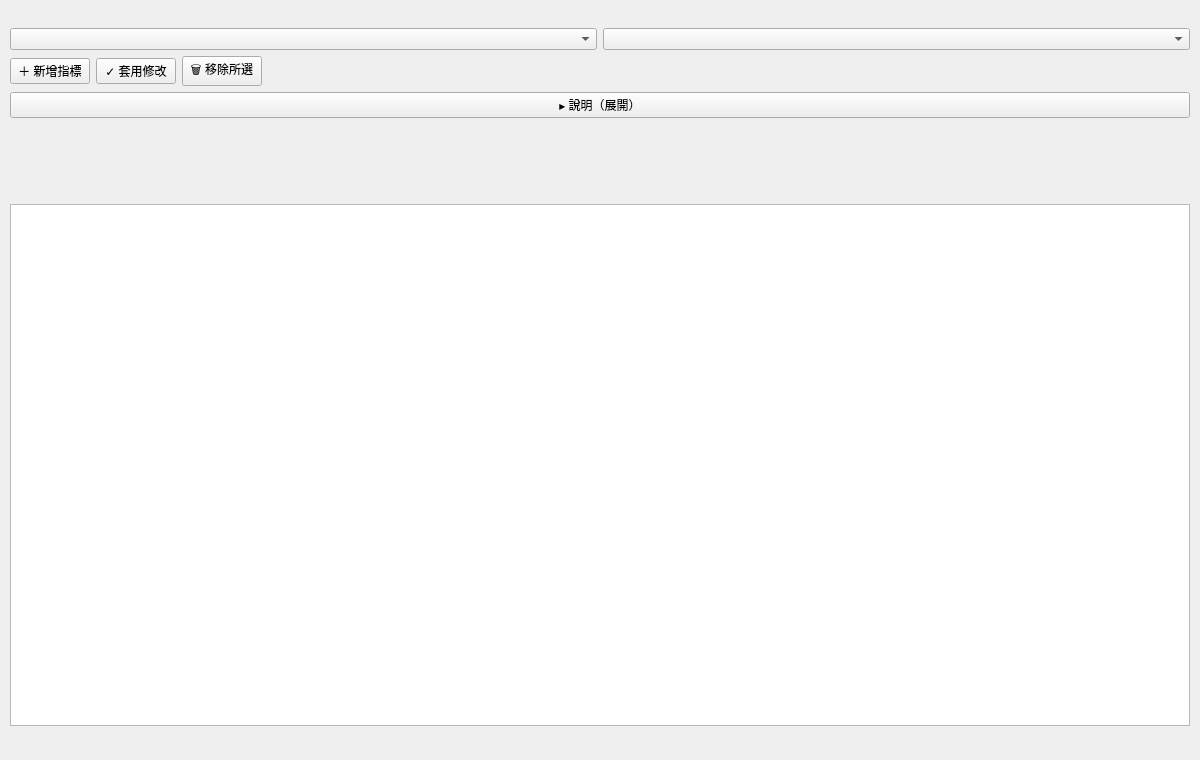
<?xml version="1.0" encoding="UTF-8"?>
<ui version="4.0">
 <class>IndicatorsPage</class>
 <widget class="QWidget" name="indicators_page">
  <property name="geometry">
   <rect>
    <x>0</x>
    <y>0</y>
    <width>1200</width>
    <height>760</height>
   </rect>
  </property>
  <layout class="QVBoxLayout" name="pageLayout">
   <property name="leftMargin"><number>10</number></property>
   <property name="topMargin"><number>8</number></property>
   <property name="rightMargin"><number>10</number></property>
   <property name="bottomMargin"><number>8</number></property>
   <property name="spacing"><number>6</number></property>
   <!-- 頁級使用說明（文案屬 i18n → indicators_page.py _TEXT）：新增／套用修改／說明的流程 -->
   <item>
    <widget class="QLabel" name="ind_page_note">
     <property name="sizePolicy">
      <sizepolicy hsizetype="Expanding" vsizetype="Preferred">
       <horstretch>0</horstretch><verstretch>0</verstretch>
      </sizepolicy>
     </property>
     <property name="wordWrap"><bool>true</bool></property>
     <property name="text"><string/></property>
    </widget>
   </item>
   <!-- 頂欄：類型 / 位置 combo。兩邊嘅內容全部屬資料（類型 = INDICATOR_DEFS、位置 = 該類型准入
        positions），由 indicators_page.py 即時填 → 呢度只留控件同排版 -->
   <item>
    <layout class="QHBoxLayout" name="topRow">
     <property name="spacing"><number>6</number></property>
     <item>
      <widget class="QComboBox" name="ind_def_combo"/>
     </item>
     <item>
      <widget class="QComboBox" name="ind_pos_combo"/>
     </item>
    </layout>
   </item>
   <!-- 參數列（label + SpinBox/QDoubleSpinBox/CheckBox，objectName ind_paramlbl_<key> / ind_param_<key>）
        由 _rebuild_param_row 按 INDICATOR_DEFS[類型].params 填進 paramSlot
        （參數數量屬資料；一行排版、間距先屬排版 → Designer 可調） -->
   <item>
    <layout class="QHBoxLayout" name="paramSlot">
     <property name="spacing"><number>6</number></property>
    </layout>
   </item>
   <item>
    <layout class="QHBoxLayout" name="btnRow">
     <property name="spacing"><number>6</number></property>
     <item>
      <widget class="QPushButton" name="ind_add_btn">
       <property name="text"><string>＋ 新增指標</string></property>
      </widget>
     </item>
     <item>
      <widget class="QPushButton" name="ind_save_btn">
       <property name="text"><string>✓ 套用修改</string></property>
      </widget>
     </item>
     <item>
      <widget class="QPushButton" name="ind_remove_btn">
       <property name="text"><string>🗑 移除所選</string></property>
      </widget>
     </item>
     <item>
      <spacer name="btnStretch">
       <property name="orientation"><enum>Qt::Orientation::Horizontal</enum></property>
       <property name="sizeType"><enum>QSizePolicy::Policy::Expanding</enum></property>
       <property name="sizeHint" stdset="0"><size><width>40</width><height>20</height></size></property>
      </spacer>
     </item>
    </layout>
   </item>
   <!-- 可摺疊詳情：掣永遠喺度（預設收起由 code 控制 = 狀態，唔屬排版） -->
   <item>
    <widget class="QPushButton" name="ind_detail_toggle">
     <property name="text"><string>▸ 說明（展開）</string></property>
    </widget>
   </item>
   <item>
    <widget class="QWidget" name="ind_detail_panel">
     <layout class="QVBoxLayout" name="detailLayout">
      <property name="leftMargin"><number>6</number></property>
      <property name="topMargin"><number>4</number></property>
      <property name="rightMargin"><number>6</number></property>
      <property name="bottomMargin"><number>4</number></property>
      <property name="spacing"><number>2</number></property>
      <item>
       <widget class="QLabel" name="ind_detail_desc">
        <property name="wordWrap"><bool>true</bool></property>
        <property name="text"><string/></property>
       </widget>
      </item>
      <item>
       <widget class="QLabel" name="ind_detail_usage">
        <property name="wordWrap"><bool>true</bool></property>
        <property name="text"><string/></property>
       </widget>
      </item>
      <item>
       <widget class="QLabel" name="ind_detail_head">
        <property name="wordWrap"><bool>true</bool></property>
        <property name="text"><string/></property>
       </widget>
      </item>
      <!-- 每個參數一行解釋（objectName ind_detail_note_<key>）由 _rebuild_detail 按 params 填進
           detailNoteSlot（解釋條數屬資料；面板排版屬 UI） -->
      <item>
       <layout class="QVBoxLayout" name="detailNoteSlot"/>
      </item>
     </layout>
    </widget>
   </item>
   <!-- 列表區備注：呢頁最容易誤會嘅係「詳情跟邊個」→ 一句講清（文案屬 i18n） -->
   <item>
    <widget class="QLabel" name="ind_table_note">
     <property name="wordWrap"><bool>true</bool></property>
     <property name="text"><string/></property>
    </widget>
   </item>
   <item>
    <widget class="QTableView" name="ind_table">
     <property name="sizePolicy">
      <sizepolicy hsizetype="Expanding" vsizetype="Expanding">
       <horstretch>0</horstretch><verstretch>0</verstretch>
      </sizepolicy>
     </property>
    </widget>
   </item>
   <item>
    <layout class="QHBoxLayout" name="bottomRow">
     <item>
      <widget class="QLabel" name="ind_counts">
       <property name="text"><string/></property>
      </widget>
     </item>
     <item>
      <spacer name="bottomStretch">
       <property name="orientation"><enum>Qt::Orientation::Horizontal</enum></property>
       <property name="sizeType"><enum>QSizePolicy::Policy::Expanding</enum></property>
       <property name="sizeHint" stdset="0"><size><width>40</width><height>20</height></size></property>
      </spacer>
     </item>
     <item>
      <widget class="QLabel" name="ind_status">
       <property name="text"><string/></property>
      </widget>
     </item>
    </layout>
   </item>
  </layout>
 </widget>
 <resources/>
 <connections/>
</ui>
